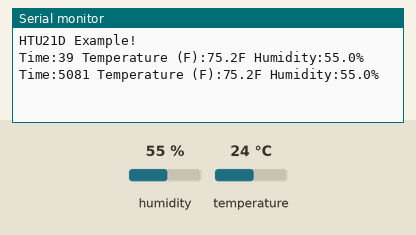
The sketch below on a simulated Arduino Uno, built with avr-gcc and run on an emulated ATmega328P. On the bench: the last lines printed to the serial monitor. Inputs (shaded band) come from the test bench; at power-on: humidity 55 %, temperature 24 °C.

Above: at 5.8 s.
5.9 s: humidity set to 22 %
At 10.5 s:
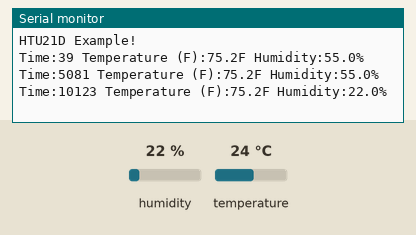
11.9 s: temperature set to 12 °C
At 15.8 s:
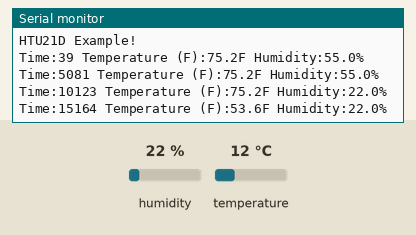
17.9 s: humidity set to 40 %
At 21.2 s:
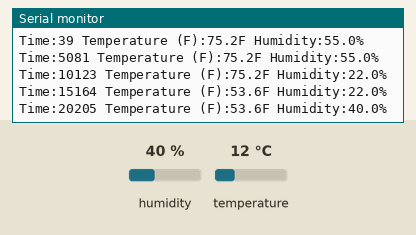
Timing chart, 0 to 22.7 s (numbered marks = the images above; inputs shaded):
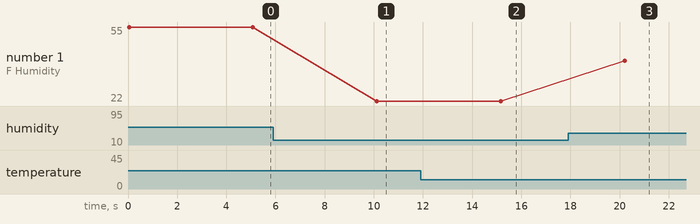

The sketch:

SparkFun_HTU21D_Demo.ino
```cpp
// (licence header left out)
#include <Wire.h>
#include "SparkFunHTU21D.h"

//Create an instance of the object
HTU21D myHumidity;

void setup()
{
  Serial.begin(9600);
  Serial.println("HTU21D Example!");

  myHumidity.begin();
}

void loop()
{
  float humd = myHumidity.readHumidity();
  float temp = myHumidity.readTemperature();
  float tempF = (temp * 9/5) + 32;

  Serial.print("Time:");
  Serial.print(millis());
  Serial.print(" Temperature (F):");
  Serial.print(tempF, 1);
  Serial.print("F");
  Serial.print(" Humidity:");
  Serial.print(humd, 1);
  Serial.print("%");

  Serial.println();
  delay(5000);
}
```

Measured:
- after the input at 5.9 s, the serial monitor: prints a new line after 4.2 s (image 1)
- after the input at 11.9 s, the serial monitor: prints a new line after 3.3 s (image 2)
- after the input at 17.9 s, the serial monitor: prints a new line after 2.3 s (image 3)
- plotted number 1: 55 → 22 after the input at 5.9 s, 22 → 40 after the input at 17.9 s
